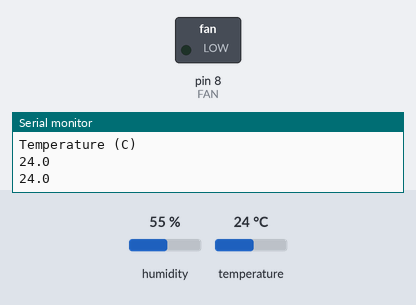
The sketch below on a simulated Arduino Uno, built with avr-gcc and run on an emulated ATmega328P. Shown: switched loads named in the sketch (green lamp = pin HIGH), the last lines printed to the serial monitor. The inputs (shaded band) are chosen by the test bench; at power-on: temperature 24 °C, humidity 55 %.

Above: at 2.8 s.
2.9 s: temperature set to 30 °C
5.6 s: temperature set to 33 °C
At 6.5 s:
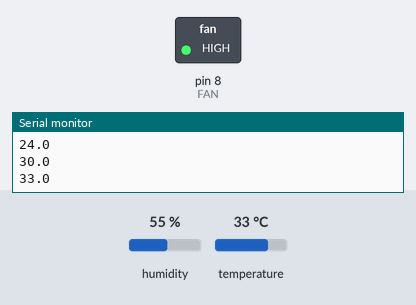
8.3 s: temperature set to 12 °C
At 11.3 s:
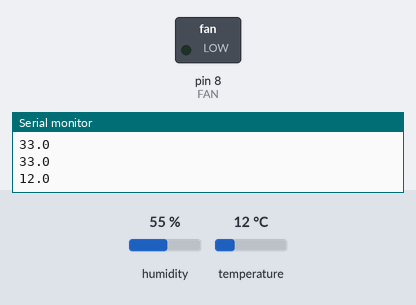
11.6 s: temperature set to 41 °C
At 12.5 s:
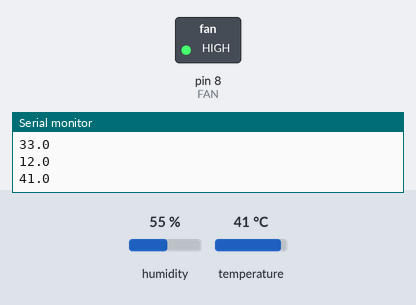
Timing chart, 0 to 14.6 s (numbered marks = the images above; inputs shaded):
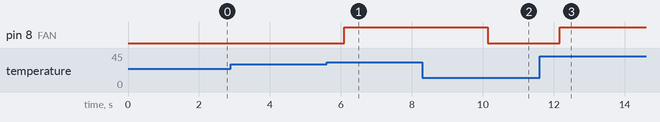

The sketch:

TemperatureRegulatingSystemCode.ino
```cpp
#include <dht.h>
dht DHT;
#define DHT11_PIN 5
int FAN = 8;
int alert = 2;

void setup()
{
  Serial.begin(115200);
  pinMode(FAN,OUTPUT);
 Serial.println("Temperature (C)");
}
void loop()
{
    int chk = DHT.read11(DHT11_PIN);
  switch (chk)
  {
   case DHTLIB_OK:
    //Serial.print("OK,\t");
    break;
    case DHTLIB_ERROR_CHECKSUM:
    //Serial.print("Checksum error,\t");
    break;
    case DHTLIB_ERROR_TIMEOUT:
    Serial.print("Time out error,\t");
    break;
    case DHTLIB_ERROR_CONNECT:
        Serial.print("Connect error,\t");
        break;
    case DHTLIB_ERROR_ACK_L:
        Serial.print("Ack Low error,\t");
        break;
    case DHTLIB_ERROR_ACK_H:
        Serial.print("Ack High error,\t");
        break;
    default:
    Serial.print("Unknown error,\t");
    break;
  }

  if(DHT.temperature > 31 )
   {
      digitalWrite(FAN,HIGH);
      digitalWrite(alert,HIGH);
       Serial.println(DHT.temperature, 1);

   }

   else
     {
       Serial.println(DHT.temperature, 1);
        digitalWrite(FAN,LOW);
         digitalWrite(alert,LOW);
     }
 delay(2000);
}
```

Measured:
- the behaviour switches between 31 and 32 °C on temperature (found by bisection; images 0 and 1)
- after the input at 5.6 s, pin 8 (FAN): LOW → HIGH after 0.49 s
- after the input at 8.3 s, pin 8 (FAN): HIGH → LOW after 1.8 s
- after the input at 11.6 s, pin 8 (FAN): LOW → HIGH after 0.56 s
